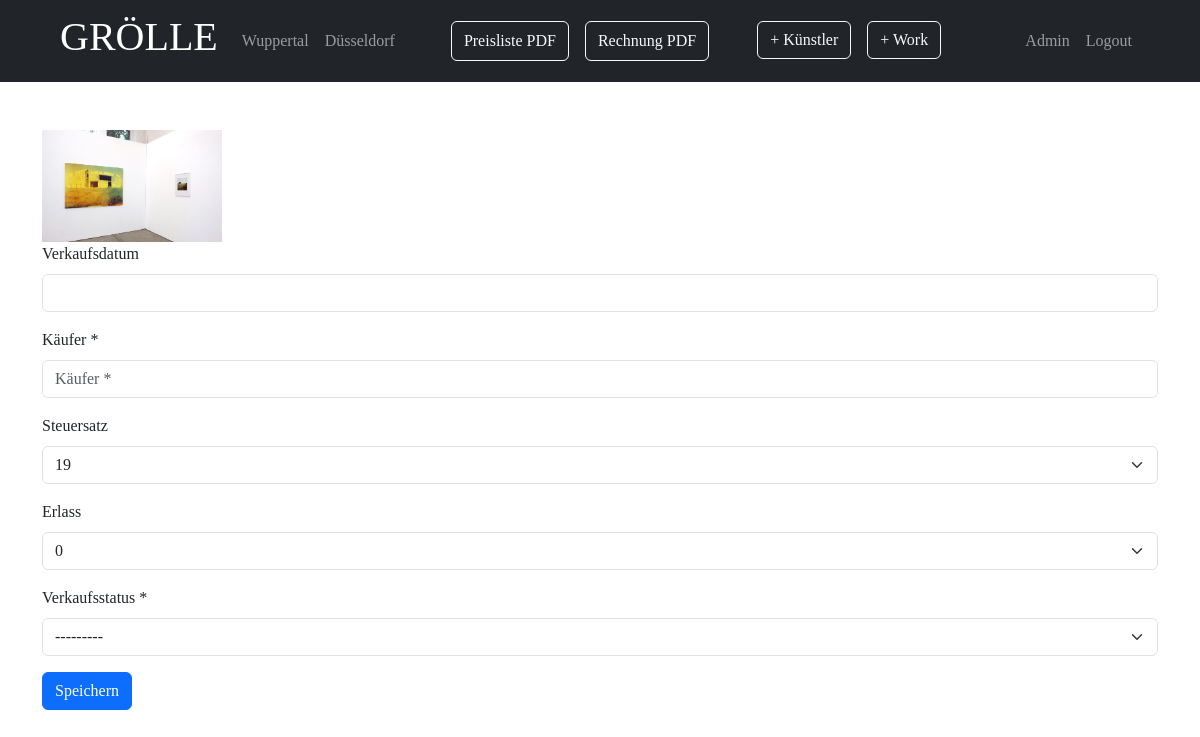
Screenshot of /databank/sale/die-fabrik/ (signed in) with the database file from the repository.
### databank/models.py (models this page shows, shortened)
class Work(models.Model):
    class TaxChoice(models.IntegerChoices):
        NINETEEN = 19, "19"
        SEVEN = 7, "7"
    class DecreeChoice(models.IntegerChoices):
        ZERO = 0, "0"
        FIVE = 5, "5"
        TEN = 10, "10"
        FIFTEEN = 15, "15"
        TWENTY = 20, "20"
    class StorageStatus(models.TextChoices):
        WPT = "Wuppertal", "Wuppertal"
        NUG = "Nah&Gut", "Nah&Gut"
        DDORF = "Düsseldorf", "Düsseldorf"
        RNT = "Vermietet", "Vermietet"
        OUT = "Abgegeben", "Abgegeben"
    class SalesStatus(models.TextChoices):
        SOLD = "Verkauft", "Verkauft"
        GLVT = "Geliefert", "Geliefert"
    artist = models.ForeignKey(Artist, on_delete=models.CASCADE, blank=True)
    image = models.ImageField(
        upload_to="artist_images", unique=True, blank=True, default="default.png")
    name = models.CharField(max_length=300, blank=True)
    production_date = models.IntegerField(default=None, blank=True)
    materials = models.CharField(max_length=300, blank=True)
    width = models.IntegerField(blank=True)
    height = models.IntegerField(blank=True)
    depth = models.IntegerField(blank=True, default=0)
    price = models.IntegerField(blank=True, default=0)
    renter = models.ForeignKey(
        Renter, on_delete=models.SET_NULL, blank=True, null=True)
    slug = models.SlugField(unique=True, blank=True)
    salesdate = models.DateField(null=True, blank=True)
    buyer = models.CharField(max_length=100, blank=True, null=True)
    tax = models.IntegerField(
        choices=TaxChoice.choices, default=TaxChoice.NINETEEN, blank=True, null=True)
    decree = models.IntegerField(
        choices=DecreeChoice.choices, default=DecreeChoice.ZERO, blank=True, null=True)
    storagestatus = models.CharField(choices=StorageStatus.choices,
                                     default=StorageStatus.WPT, max_length=20, blank=True)
    salesstatus = models.CharField(choices=SalesStatus.choices,
                                   default="", max_length=20, blank=True)

### databank/views.py (the view)
# urls.py: path('databank/sale/<slug:slug>/', views.salework_page, name="salework-page"),
@login_required(login_url="login-page")
def salework_page(request, slug):
    work = Work.objects.get(slug=slug)
    form = SaleForm(instance=work)
    if request.method == "POST":
        form = SaleForm(request.POST, request.FILES, instance=work)
        if form.is_valid():
            form.save()
            print(request.POST)
            return redirect("artistworks-page", slug=work.artist.slug)
    content = {"work": work,
               "form": form, }
    return render(request, "databank/salework_edit.html", content)

### databank/forms.py
class SaleForm(forms.ModelForm):
    class Meta:
        model = Work
        fields = ["salesdate", "buyer", "tax", "decree", "salesstatus",]
        labels = {
            "salesdate": "Verkaufsdatum",
            "buyer": "Käufer *",
            "tax": "Steuersatz",
            "decree": "Erlass",
            "salesstatus": "Verkaufsstatus *",
        }

### databank/templates/databank/salework_edit.html (shortened to what this page needs)
{%extends "databank/base/base.html"%}
{% load static %}
{% load django_bootstrap5 %}
{% load bootstrap_icons %}
{%block body%}
    <div class="container">
        <div class="row my-5">
            <div>
                <img src="{{ work.image.url }}" width="180" alt="{{ work.name }}: img error">
            </div>
            <div class="col-md-12">
                 <form action="" method="POST" class="form">
                    {% bootstrap_form form %}
                    <input type="submit" value="Speichern" class="btn btn-primary">
                </form>
            </div>
        </div>
    </div>
{%endblock%}

### databank/static/databank/styles/styles.css (style rules this page uses)
body { font-family: WeissenhofGrotesk-Light; }

### rows the page displays
Work: image (picture), tax "19", decree "0", salesstatus "---------"
